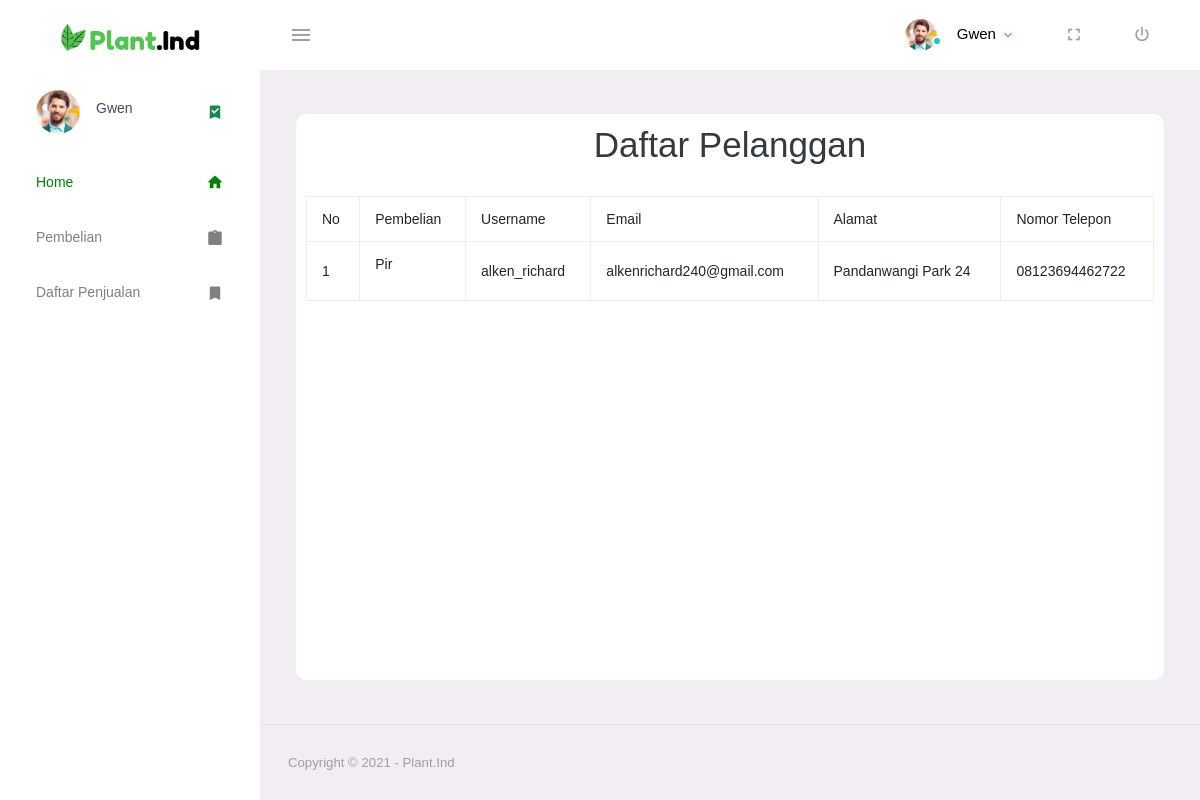
Screenshot of /admin/index.php?halaman=pelanggan (signed in) with the database file from the repository.
### tables this page shows
CREATE TABLE `detailservices` (
  `transactionid` int(11) NOT NULL,
  `buahid` int(11) NOT NULL,
  `jumlahproduk` int(11) NOT NULL,
  `sellerid` int(11) NOT NULL DEFAULT 0
);

CREATE TABLE `buah` (
  `BuahID` int(100) NOT NULL,
  `NamaBuah` varchar(100) NOT NULL,
  `Harga` int(100) NOT NULL,
  `Gambar` varchar(100) NOT NULL,
  `gejala` int(11) NOT NULL
);

CREATE TABLE `user` (
  `userId` int(100) NOT NULL,
  `username` varchar(100) NOT NULL,
  `email` varchar(100) NOT NULL,
  `telpon` varchar(100) NOT NULL,
  `alamat` varchar(100) NOT NULL,
  `kota` varchar(100) NOT NULL,
  `password` varchar(100) NOT NULL
);

### admin/index.php (the view, shortened to what this page needs)
<?php
    include '../assets/connect.php';
    $user = $_SESSION['admin']['adminId'];
    $ambil = $conn->query("SELECT * FROM admin WHERE adminId = $user");
    $pecah = $ambil->fetch_assoc();
?>
<!DOCTYPE html>
<html lang="en">
  <head>
    <link rel="stylesheet" href="assets/vendors/mdi/css/materialdesignicons.min.css">
    <link rel="stylesheet" href="assets/vendors/css/vendor.bundle.base.css">
    <link rel="stylesheet" href="assets/css/style.css">
  </head>
  <body>
    <div class="container-scroller">
      <nav class="navbar default-layout-navbar col-lg-12 col-12 p-0 fixed-top d-flex flex-row">
        <div class="text-center navbar-brand-wrapper d-flex align-items-center justify-content-center">
          <a class="navbar-brand brand-logo" href="index.html"><img src="../assets/logo.png" alt="logo" /></a>
        </div>
        <div class="navbar-menu-wrapper d-flex align-items-stretch">
          <button class="navbar-toggler navbar-toggler align-self-center" type="button" data-toggle="minimize">
            <span class="mdi mdi-menu"></span>
          </button>
          <ul class="navbar-nav navbar-nav-right">
            <li class="nav-item nav-profile dropdown">
              <a class="nav-link dropdown-toggle" id="profileDropdown" href="#" data-bs-toggle="dropdown" aria-expanded="false">
                <div class="nav-profile-img">
                  <img src="assets/images/faces/face1.jpg" alt="image">
                  <span class="availability-status online"></span>
                </div>
                <div class="nav-profile-text">
                  <p class="mb-1 text-black"><?= $pecah['username']; ?></p>
                </div>
              </a>
            </li>
            <li class="nav-item d-none d-lg-block full-screen-link">
              <a class="nav-link">
                <i class="mdi mdi-fullscreen" id="fullscreen-button"></i>
              </a>
            </li>
            <li class="nav-item nav-logout d-none d-lg-block">
              <a class="nav-link" href="../login/logout.php">
                <i class="mdi mdi-power"></i>
              </a>
            </li>
          </ul>
        </div>
      </nav>
      <div class="container-fluid page-body-wrapper">
        <nav class="sidebar sidebar-offcanvas" id="sidebar">
          <ul class="nav">
            <li class="nav-item nav-profile">
              <a href="#" class="nav-link">
                <div class="nav-profile-image">
                  <img src="assets/images/faces/face1.jpg" alt="profile">
                </div>
                <div class="nav-profile-text d-flex flex-column">
                  <span class="font-weight-bold mb-2"><?= $pecah['username']; ?></span>
                </div>
                <i class="mdi mdi-bookmark-check text-success nav-profile-badge"></i>
              </a>
            </li>
            <li class="nav-item">
              <a class="nav-link" href="../home/index.php">
                <span class="menu-title" style="color:green";> Home </span>
                <i class="mdi mdi-home menu-icon" style="color:green"></i>
              </a>
            </li>
            <li class="nav-item">
              <a class="nav-link" href="index.php?halaman=pembelian">
                <span class="menu-title" style="color:grey">Pembelian</span>
                <i class="mdi mdi-clipboard menu-icon" style="color:grey"></i>
              </a>
            </li>
            <li class="nav-item">
              <a class="nav-link" href="index.php?halaman=daftar">
                <span class="menu-title" style="color:grey">Daftar Penjualan</span>
                <i class="mdi mdi-bookmark menu-icon" style="color:grey"></i>
              </a>
            </li>
          </ul>
        </nav>
        <div class="main-panel">
          <div class="content-wrapper">
                <?php
                    if(isset($_GET['halaman']))
                    {
                        if($_GET['halaman']=='pelanggan')
                        {
                            include 'pelanggan.php';
                        }
                    }
                ?>
          </div>
          <footer class="footer">
            <div class="container-fluid d-flex justify-content-between">
              <span class="text-muted d-block text-center text-sm-start d-sm-inline-block">Copyright © 2021 - Plant.Ind</span>
              </div>
          </footer>
        </div>
      </div>
    </div>
  </body>
</html>

### admin/pelanggan.php (shortened to what this page needs)
<?php
    include '../assets/connect.php';
    $id = $_SESSION['admin']['adminId'];
    $ambil = $conn->query("SELECT DISTINCT detailservices.transactionid FROM `detailservices`
                            JOIN headerservices ON detailservices.transactionid = headerservices.id
                            JOIN admin ON headerservices.adminId = admin.adminId
                            JOIN buah ON detailservices.buahid = buah.BuahID
                            WHERE sellerid = $id;");
?>
<!DOCTYPE html>
<html lang="en">
<head>
</head>
<body>
    <div class=content>
        <center>
            <h1>Daftar Pelanggan</h1>
        </center>
        <table class="table table-bordered">
            <thead class="thead-dark">
                <tr>
                    <th>
                        No
                    </th>
                    <th>
                        Pembelian
                    </th>
                    <th>
                        Username
                    </th>
                    <th>
                        Email
                    </th>
                    <th>
                        Alamat
                    </th>
                    <th>
                        Nomor Telepon
                    </th>
                </tr>
            </thead>
            <tbody>
            <?php
                $nomor = 1;
                while($pecah = $ambil->fetch_assoc()){
                    $transaction = $pecah['transactionid'];
            ?>
                <tr>
                    <td>
                        <?= $nomor++; ?>
                    </td>
                    <td>
                        <?php
                            $name = $conn->query("SELECT * FROM detailservices
                                                    JOIN buah ON detailservices.buahid = buah.BuahID
                                                    WHERE detailservices.transactionid = $transaction");
                            while($pecahname = $name->fetch_assoc()):
                                echo $pecahname['NamaBuah'];
                                echo"<br><br>";
                            endwhile;
                        ?>
                    <td>
                        <?php
                            $username = $conn->query("SELECT * FROM headerservices
                                                        JOIN user ON headerservices.userid = user.userId
                                                        WHERE headerservices.id = $transaction");
                            $pecahname = $username->fetch_assoc();
                        echo $pecahname['username']
                        ?>
                    </td>
                    <td>
                        <?php
                            $username = $conn->query("SELECT * FROM headerservices
                                                                JOIN user ON headerservices.userid = user.userId
                                                                WHERE headerservices.id = $transaction");
                            $pecahname = $username->fetch_assoc();
                            echo $pecahname['email']
                        ?>
                    </td>
                    <td>
                        <?php
                            $username = $conn->query("SELECT * FROM headerservices
                                                                JOIN user ON headerservices.userid = user.userId
                                                                WHERE headerservices.id = $transaction");
                            $pecahname = $username->fetch_assoc();
                            echo $pecahname['alamat']
                        ?>
                    </td>
                    <td>
                        <?php
                            $username = $conn->query("SELECT * FROM headerservices
                                                                JOIN user ON headerservices.userId = user.userId
                                                                WHERE headerservices.id = $transaction");
                            $pecahname = $username->fetch_assoc();
                            echo $pecahname['telpon']
                        ?>
                    </td>
                </tr>
            <?php } ?>
            </tbody>
        </table>
    </div>
</body>
</html>

### admin/pelanggan.php (style rules this page uses)
.content { background:white; border-radius:10px; height: 100%; padding: 10px; }
.content table { margin-top: 30px; }

### rows the page displays
detailservices: buahid.NamaBuah "Pir", user.username "alken_richard", user.email "alkenrichard240@gmail.com", user.alamat "Pandanwangi Park 24", user.telpon "08123694462722"

### other values shown
$pecah['username'] "Gwen"
